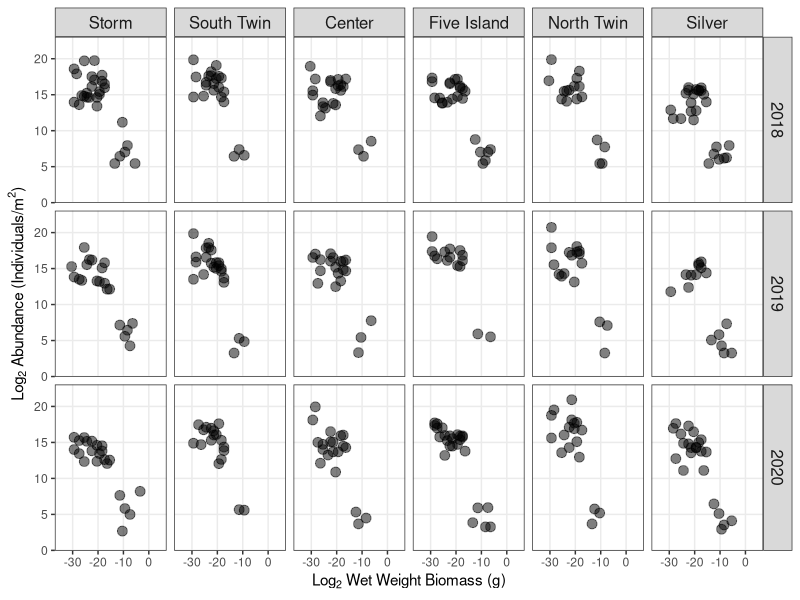
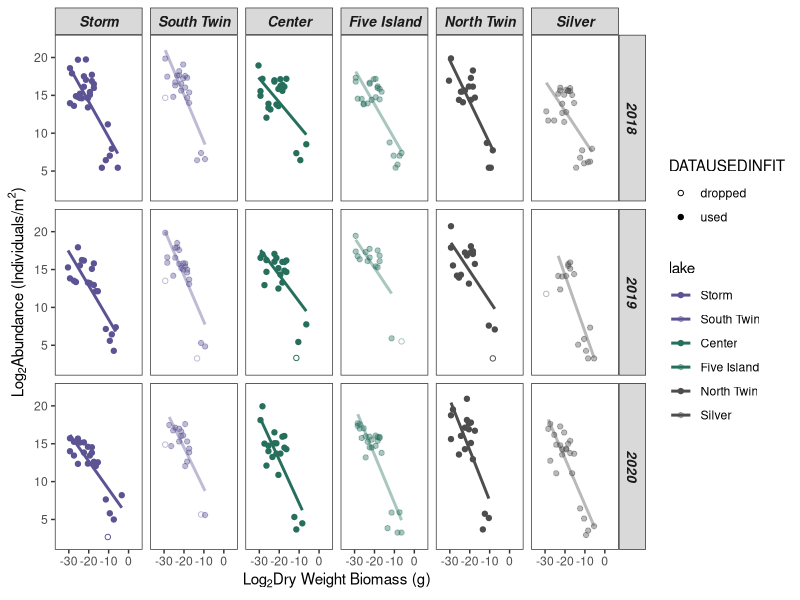

Recreate these plots in R, in order.
## Step 2_Size Spectra Analysis ##==============================

if (!require(tidyverse)) install.packages('tidyverse')
library(tidyverse)
#browseVignettes("sizeSpectra")


# Load in SSA dataset #===========================
output = read_csv('SSA start_zoop.miv-biomass.csv')
output

# Replace lake number with lake name #
levels(output$lake) = c(levels(output$lake), 'Blue', 'Center', 
                         'Five Island', 'North Twin', 
                         'Silver', 'Storm', 'South Twin')

output$lake[output$lake == '12'] <- 'Blue'
output$lake[output$lake == '19'] <- 'Center' 
output$lake[output$lake == '36'] <- 'Five Island' 
output$lake[output$lake == '90'] <- 'North Twin'
output$lake[output$lake == '105'] <- 'Silver'
output$lake[output$lake == '113'] <- 'Storm'
output$lake[output$lake == '406'] <- 'South Twin'
output

# Remove Blue Lake - geologically distinct, almost no BMB # 
output = filter(output, lake != 'Blue')
output

## Calculate the number of log2 bins, taken from Edwards et al. 2017 - assign bins
log2bins_butts = function(x = NULL, counts = NULL)
{
  if(!is.null(x) & !is.null(counts)) {
    stop("need only one of x or counts in log2bins") }
  if(is.null(x) & is.null(counts)) {
    stop("need x or counts in log2bins") }
  if(!is.null(x)) {
    if(!is.vector(x))stop("x not a vector in log2bins")
    if(anyNA(x)) stop("x contains NA's in log2bins")
    if(min(x) <= 0)stop("x needs to be >0 in log2bins")
  }
  if(!is.null(counts))  {
    if(dim(counts)[2] != 2)stop("counts needs two cols in log2bins")
    if(min(counts[,1]) < 0) {
      stop("x values in counts need to be >= 0 in log2bins") }
    if(min(counts[,2]) < 0) {
      stop("numbers in counts need to be >= 0 in log2bins") }
  }
  # As for LBNbiom.method(), could write code that would make
  #  use of the counts dataframe explicitly, but actually quite easy
  #  to just create the longer vector x (though may be slightly slower
  #  computationally), to save writing extensive new code.
  if(is.null(x))
  {x = rep(counts[,1], counts[,2]) }
  #
  binBreaks = 2^( floor(log2(min(x))) : ceiling(log2(max(x))) )
  
  indiv = data.frame(x)       # dataframe with one row for each individual
  indiv$binMid =cut(x, breaks=binBreaks, right=FALSE, include.lowest=TRUE,
                    labels = binBreaks[-length(binBreaks)] + 0.5*diff(binBreaks))
  indiv$binMin =cut(x, breaks=binBreaks, right=FALSE, include.lowest=TRUE,
                    labels = binBreaks[-length(binBreaks)])
  indiv$binMax =cut(x, breaks=binBreaks, right=FALSE, include.lowest=TRUE,
                    labels = binBreaks[-1])
  # indiv$binWidth =cut(x, breaks=binBreaks, right=FALSE,
  #    include.lowest=TRUE, labels = diff(binBreaks))
  # indiv = mutate(indiv, binWidth = binMax - binMin)
  # Above commands avoid any problems with bins with 0 counts.
  # Don't really need all of them, but include for completeness.
  indiv$binMid = as.numeric(as.character(indiv$binMid))
  indiv$binMin = as.numeric(as.character(indiv$binMin))
  indiv$binMax = as.numeric(as.character(indiv$binMax))
  # Now calculate biomass in each bin class:
  binVals = dplyr::summarise(dplyr::group_by(indiv, binMid),
                             binMin = unique(binMin),
                             binMax = unique(binMax),
                             binWidth = binMax - binMin,
                             binCount = length(x),
                             binCountNorm = binCount / binWidth,
                             binSum = sum(x),
                             binSumNorm = binSum / binWidth )
  # binWidth uses new columns binMax and binMin
  binVals = binVals[order(binVals$binMid),]   # order by binMid
  #
  if(dim(indiv)[1] < 10^6) {       # only save indiv if not too big
    y = list(indiv = indiv, binVals = binVals)
  } else
  {
    y = list(binVals = binVals)
  }
  return(y)
}

# Rewrote the base function removing the log10 bit that was causing errors, only need the log2 part anyway
log2bins.list = log2bins_butts(output$biomass_g)
output$BINMID <- as.factor(log2bins.list$indiv$binMid)
output$BINMIN <- log2bins.list$indiv$binMin
output$BINMAX <- log2bins.list$indiv$binMax
output

# Calculate average density per bin # 
output.combined = output %>% 
  group_by(year, lake, season, BINMID, BINMIN, BINMAX) %>%
  summarize(avg.density.areal = mean(density.areal, na.rm = T)) %>%
  ungroup()

output.combined

output.combined$BINMID = as.numeric(as.character(output.combined$BINMID))
#BINMIN and BINMAX are included here but will not do anything, 
## but by including they will be carried through to the summary table 
## and will be usuable for relative density

output.combined = as_tibble(output.combined) # Save in a tidy format
output.combined

# log 2 binning # 

output.binned = output.combined %>% # Remove season from grouping 
  group_by(year, lake, BINMID, BINMIN, BINMAX) %>%
  mutate(BINMID_LOG = log2(BINMID), BINMIN_LOG = log2(BINMIN), BINMAX_LOG = log2(BINMAX), DENS_LOG = log2(avg.density.areal)) %>%
  ungroup()
output.binned


# Fits data seasons combined # =======================
output.combined = output.binned %>% 
  select(year, lake, BINMID, BINMIN, BINMAX, avg.density.areal, BINMID_LOG, BINMIN_LOG, BINMAX_LOG, DENS_LOG)
output.combined

# Get Min and Max of weight bins # For Table 2 # 
minmax_bins = output.combined %>%
  group_by(lake, year) %>% 
  summarize(
    minimum = min(BINMIN_LOG), 
    maximum = max(BINMAX_LOG)) %>%
  ungroup()
minmax_bins


## Linear fits of pelagic size spectrum by lake by year ## 
fits.yr.lm = data.frame ( matrix ( NA, ncol = 15, nrow = length( unique (output.combined$lake)) * (length( unique (output$year) )) ) ) 
colnames ( fits.yr.lm ) = c('year', 'lake', 'outlierpres', 'n', 'fitmin', 'fitmax', 'slope', 'slp_se', 'slp_l95ci' ,'slp_u95ci', 'intcpt', 'int_se', 'int_l95ci', 'int_u95CI', 'height')
fits.yr.lm$year = rep( sort( unique( output.combined$year)), each = length(unique(output.combined$lake)))
fits.yr.lm$lake = rep( as.factor ( unique (output.combined$lake) ), each = 1)
fits.yr.lm

#fits.yr.lm$season = rep(as.character( unique(output.combined$season)), each = 1)

fits.yr.lm$outlierpres = factor ( fits.yr.lm$outlierpres, levels = c('Y', 'N'))
fits.yr.lm

## Set up a short dataframe for easier export ## 
short.output = setNames ( data.frame ( matrix (NA, ncol = 6, nrow = 0) ), c( 'year', 'lake',  'DENS_LOG', 'BINMID_LOG', 'DATAUSEDINFIT') )

short.output$lake = factor ( short.output$lake, levels = c('Storm', 'South Twin', 'Center', 'Five Island', 'North Twin','Silver'))

# Remove lake years with no data 
#fits.yr.lm = fits.yr.lm %>% filter(!row_number() %in% c(2,16,30)) 
fits.yr.lm

## Loop for filling with breaks ## 
for ( i in 1:nrow(fits.yr.lm) ) { 
    tempdata = output.combined %>% 
      filter ( year == fits.yr.lm$year[i] ) %>%
      filter ( lake == fits.yr.lm$lake[i] ) 
    
    templin = lm (DENS_LOG ~ BINMID_LOG, data = tempdata) 
    
    cookcutoff = 10/length(templin$residuals) # Set Cook's value, the general rule is 4/n for detection of influence, 1 is a rough cutoff for points with too much leverage
    tempcooks = ifelse ( cooks.distance(templin) > cookcutoff, 'dropped', 'used') 
    tempjoin = data.frame ( 'year' = tempdata$year, 'lake' = tempdata$lake, 
                            'DENS_LOG' = tempdata$DENS_LOG, 'BINMID_LOG' = tempdata$BINMID_LOG, 'DATAUSEDINFIT' = tempcooks)
    short.output = rbind ( short.output, tempjoin)
    
    if (any ( cooks.distance(templin) > cookcutoff ) ) { # remove points with high leverage or just save the lm as it is 
      fits.yr.lm$outlierpres[i] = 'Y' 
      templin = lm ( DENS_LOG [-which ( cooks.distance(templin) > cookcutoff)] ~ BINMID_LOG[-which (cooks.distance(templin) > cookcutoff)], data = tempdata)
    } else {fits.yr.lm$outlierpres[i] = 'N' } # Report that no high leverage points were found 
  
  fits.yr.lm$n[i] = length(templin$residuals) 
  fits.yr.lm$fitmin[i] = min(templin$model$BINMID_LOG, na.rm = T)
  fits.yr.lm$fitmax[i] = max(templin$model$BINMID_LOG, na.rm = T) 
  fits.yr.lm$slope[i] = coef(templin)[[2]] 
  fits.yr.lm$slp_se[i] = coef(summary(templin))[2,2] 
  fits.yr.lm$slp_l95ci[i] = confint(templin, level = 0.95)[2,1]
  fits.yr.lm$slp_u95ci[i] = confint(templin, level=0.95)[2,2]
  fits.yr.lm$intcpt[i] = coef(templin)[[1]]
  fits.yr.lm$int_se[i] = coef(summary(templin))[1,2] 
  fits.yr.lm$int_l95ci[i] = confint(templin, level=0.95)[1,1]
  fits.yr.lm$int_u95CI[i] = confint(templin, level = 0.95)[1,2]
  
  temp.short <- tempjoin %>%
    filter ( DATAUSEDINFIT == 'used' | DATAUSEDINFIT == 'dropped') 
  fits.yr.lm$height.bin[i] = ( min(temp.short$BINMID_LOG) + max(temp.short$BINMID_LOG) ) / 2
  fits.yr.lm$height[i] = fits.yr.lm$slope[i] * ( min(temp.short$BINMID_LOG) + max(temp.short$BINMID_LOG) ) / 2 + fits.yr.lm$intcpt[i]
  fits.yr.lm$height.l95ci[i] = fits.yr.lm$slp_l95ci[i] * ( min(temp.short$BINMID_LOG) + max(temp.short$BINMID_LOG) ) / 2 + fits.yr.lm$int_l95ci[i] 
  fits.yr.lm$height.u95ci[i] = fits.yr.lm$slp_u95ci[i] * ( min(temp.short$BINMID_LOG) + max(temp.short$BINMID_LOG) ) / 2 + fits.yr.lm$int_u95CI[i]
}

fits.yr.lm # Represents combined spring and summer data 

height.bin.summary = fits.yr.lm %>% 
  select(year, lake, height.bin) %>% 
  summarize(mean = mean(height.bin), 
            sd = sd(height.bin))
height.bin.summary

short.output

### Fits of height from overall ### 
fits.yr.lm$height.overall = fits.yr.lm$slope * ( floor(min(fits.yr.lm$fitmin)) + ceiling(max(fits.yr.lm$fitmax)) ) / 2 + fits.yr.lm$intcpt

## output the data ## (CHANGE to own working directories)
setwd("C:/Users/tjbut/Box Sync/Butts_Scripts/Carp Lakes/carp-foodweb-change")
setwd("J:/Box Sync/Butts_Scripts/Carp Lakes/carp-foodweb-change")


## Size Spectra Data ## 
short.output$lake = factor(short.output$lake, levels = c('Blue','Storm', 'South Twin', 'Center', 'Five Island', 'North Twin','Silver'))
plot.data = short.output 
plot.data
color_custom <- c("limegreen", "royalblue2", "gray50")
color_custom2 <- c( "purple", "royalblue2")

output_for_plot = left_join(short.output, fits.yr.lm, by = c('year', 'lake')) # Join makes it easier for ggplot to take the data, of course it creates many rep values 
output_for_plot

# Made after loading in previously created shortoutput_zp-miv_springsummer.csv dataframe - but running fits.yr.lm data from L2386 - 2640 
# Get incorrect plot when load in previously derived fitsdata_zp-miv_long_springsummer.csv. Write csv functions are open in this script (not commented out) 
# May have written an erroneus fits.yr.lm script accidentally when writing up plotting for Grace - will double check pre-defense; post exit seminar creation

# current output for plot is correct, will write into specific data frame 
# Currently Fig 2 and Fig 3 agree and are correct - there's a just a weird coding artifact I'm not catching - need to clean up code anyhow 

# Code to generate commented out L2660 - L2667 below # 
# short.output = read_csv('shortoutput_zp-miv_springsummer.csv')
# ## Size Spectra Data ## 
# short.output$lake = factor(short.output$lake, levels = c('Blue','Storm', 'South.Twin', 'Center', 'Five.Island', 'North.Twin','Silver'))
# 
# 
# output_for_plot = short.output %>% 
#   left_join(., fits.yr.lm, by = c('year', 'lake'), all.x=T) # Join makes it easier for ggplot to take the data, of course it creates many rep values 
# output_for_plot
#write_csv(output_for_plot, 'sizespectra_fig2-fits_springsummer.csv')


#### Size spectrum analysis with different spectra plotted ####
library(ggplot2)

plot_ssa <-  
  ggplot(output_for_plot,
         aes(BINMID_LOG, DENS_LOG) ) +
  geom_point ( alpha = 1/2, size=3 ) +
  ylim (1 , 22) +
  xlim (-35, 5) +
  facet_grid ( year ~ lake ) +
  scale_color_manual(values = color_custom2, name = 'Season', labels = c('summer', 'spring')) +
  
  labs ( x = expression ( paste ( "Log"[2], " Wet Weight Biomass (g)" ) ), 
         y = expression ( paste ( "Log"[2], " Abundance (Individuals/m"^2,")" ) ) ) +
  
  theme_bw() + 
  theme ( panel.grid.minor = element_blank(), 
          legend.background = element_blank(),
          strip.text.x = element_text(size = 12 ),
          strip.text.y = element_text(size = 12 ) )

plot_ssa

#### Size Spectrum analysis of all lakes with slopes ( Need to fix graphics) ####
# Output graphs with linear fits # 
library(ggplot2)

# Output graphs with linear fits # 
# Reference - no removal # Blue, South Twin, Storm
ref_col_18 = rgb(91, 83, 147, max = 255, alpha = 100) 
ref_col_19 = rgb(91, 83, 147, max = 255, alpha = 180)
ref_col_20 = rgb(91, 83, 147, max = 255, alpha = 255)

# removal, removal, null # Center, Five Island 
rrn_col_18 = rgb(37, 111, 92, max = 255, alpha = 100) 
rrn_col_19 = rgb(37, 111, 92, max = 255, alpha = 180)
rrn_col_20 = rgb(37, 111, 92, max = 255, alpha = 255)

# null, removal, removal # North Twin, Silver
nrr_col_18 = rgb(77, 77, 77, max = 255, alpha = 100) 
nrr_col_19 = rgb(77, 77, 77, max = 255, alpha = 180)
nrr_col_20 = rgb(77, 77, 77, max = 255, alpha = 255)

# transparent 
transparent = rgb(255,255,255, max=255, alpha = 0)

options(repr.plot.width = 4, repr.plot.height = 2)
windows(width = 9, height = 4)
plot_ssa2 = 
  ggplot(output_for_plot, 
         aes(BINMID_LOG, DENS_LOG, shape = DATAUSEDINFIT, color = lake)) + 
  geom_point(size = 1.5) + 
  scale_shape_manual(values = c(1,19)) +
  ylim (2, 22) +
  xlim (-35, 5) +
  facet_grid(year ~ lake) + 
  labs( x = expression ( paste ( 'Log'[2], 'Dry Weight Biomass (g)') ), 
        y = expression ( paste ( 'Log'[2], 'Abundance (Individuals/m'^2,')' ) ) ) +
  scale_color_manual(values = c(ref_col_20, ref_col_18,
                                rrn_col_20, rrn_col_18,
                                nrr_col_20, nrr_col_18)) +
  theme_bw() + 
  theme ( panel.grid.major = element_blank(),
          panel.grid.minor = element_blank(), 
          legend.background = element_blank(),
          legend.key = element_blank(),
          strip.text.x = element_text(size = 10, face = 'bold.italic' ),
          strip.text.y = element_text(size = 10, face = 'bold.italic' ) ) +
  geom_smooth( data = output_for_plot %>% filter(DATAUSEDINFIT == 'used') %>% subset ( fitmax & fitmin), 
               method = lm, se = FALSE)
#+ 
# geom_label(data = output_for_plot, aes(x=-7, y=PLACEMENT, label = format ( round( slope, 2 ), 2) ), show.legend = FALSE)
plot_ssa2

# slope x height.overall data - unique # 
fit.data = output_for_plot %>% 
  select(year, lake, n, slope, slp_se, slp_l95ci, slp_u95ci, 
         intcpt, int_se, int_l95ci, int_u95CI, height, height.l95ci, height.u95ci, height.overall) %>% 
  distinct() %>% 
  arrange(lake, year)
fit.data

#write_csv(fits.yr.lm, 'fitsdata_zp-miv_long_springsummer_Blue-rm.csv')
#write_csv(short.output, 'shortoutput_zp-miv_springsummer_Blue-rm.csv')

fits.yr.lm

# If want to rerun with only summer data excluding spring (as shown in supplemental) 
# Uncomment the following two lines and replace the 'short_output' object on Line 234
# with the .csv below 
  # read_csv('shortoutput_zp-miv_summeronly.csv')
